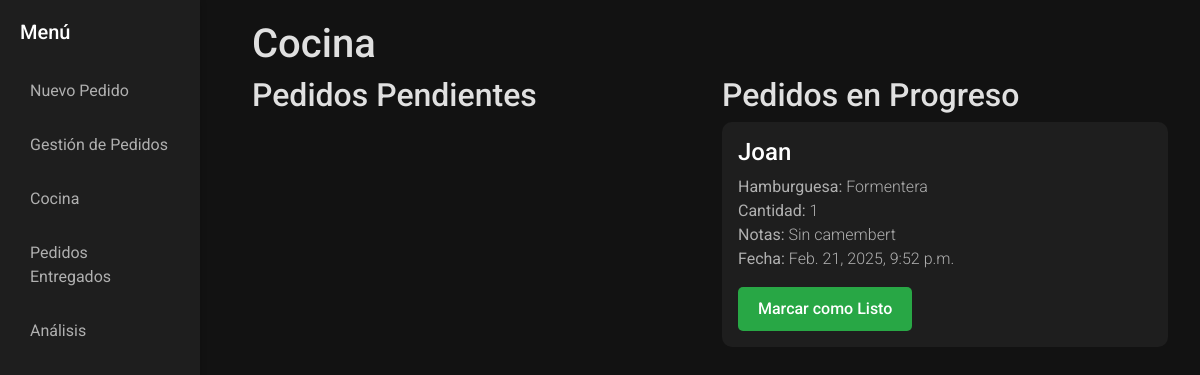
The app's page /cocina/ with its own data.
### OSM/models.py (models this page shows, shortened)
class Pedido(models.Model):
    STATUS_CHOICES = [
        ('P', 'Pending'),
        ('I', 'In Progress'),
        ('R', 'Ready'),
        ('D', 'Delivered'),
    ]
    name = models.CharField(max_length=100)
    amount = models.IntegerField()
    notes = models.TextField(blank=True, null=True)
    date = models.DateTimeField(auto_now=True)
    burger = models.ForeignKey(Burger, on_delete=models.CASCADE)
    status = models.CharField(max_length=1, choices=STATUS_CHOICES, default='P')

class Burger(models.Model):
    name = models.CharField(max_length=100)
    description = models.TextField(blank=True, null=True)
    price = models.DecimalField(decimal_places=2, max_digits=10)

### OSM/views.py (the view)
# urls.py: path('cocina/', views.cocina, name='cocina'),
def cocina(request):
    pedidos = Pedido.objects.all()
    return render(request, 'cocina.html', {'pedidos': pedidos})

### templates/cocina.html (shortened to what this page needs)
{% extends 'base.html' %}
{% block content %}
<div class="container">
    <h1>Cocina</h1>
    <div class="row">
        <div class="col-md-6">
            <h2>Pedidos Pendientes</h2>
        </div>
        <div class="col-md-6">
            <h2>Pedidos en Progreso</h2>
            {% for pedido in pedidos %}
                {% if pedido.status == 'I' %}
                <div class="card mb-3">
                    <div class="card-body">
                        <h5 class="card-title">{{ pedido.name }}</h5>
                        <p class="card-text">
                            <strong>Hamburguesa:</strong> {{ pedido.burger.name }}<br>
                            <strong>Cantidad:</strong> {{ pedido.amount }}<br>
                            <strong>Notas:</strong> {{ pedido.notes }}<br>
                            <strong>Fecha:</strong> {{ pedido.date }}
                        </p>
                        <a href="{% url 'listo' pedido.id %}" class="btn btn-success">Marcar como Listo</a>
                    </div>
                </div>
                {% endif %}
            {% endfor %}
        </div>
    </div>
</div>
{% endblock %}

### templates/base.html (style rules this page uses)
body { background-color: #121212; color: #e0e0e0; font-family: 'Roboto', sans-serif; margin: 0; padding: 0; }
.card { background-color: #1e1e1e; border: none; color: #e0e0e0; margin-bottom: 20px; transition: transform 0.2s ease, box-shadow 0.2s ease; border-radius: 10px; }
.card-title { color: #ffffff; font-weight: 500; font-size: 1.5rem; }
.card-text { color: #b0b0b0; font-weight: 300; }
.btn { font-weight: 500; border-radius: 5px; padding: 10px 20px; transition: background-color 0.3s ease; }
.btn-success { background-color: #28a745; border: none; }

### records on screen
Pedido: name "Joan", burger.name "Formentera", amount "1", notes "Sin camembert", date "Feb. 21, 2025, 9:52 p.m."
